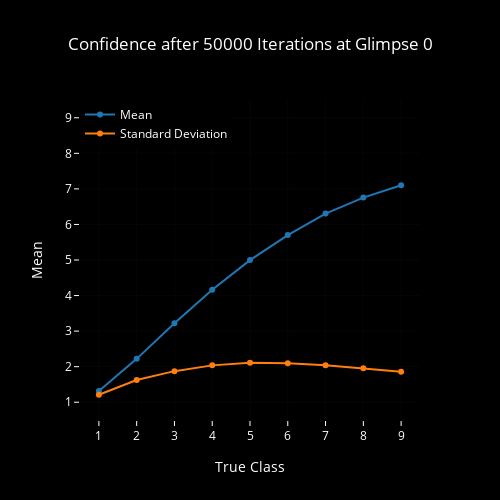
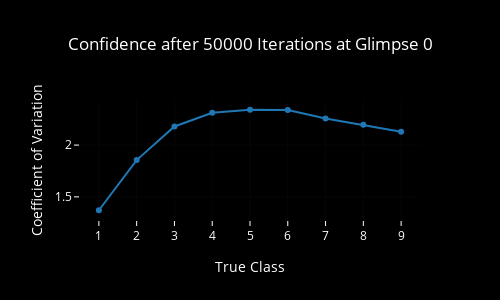
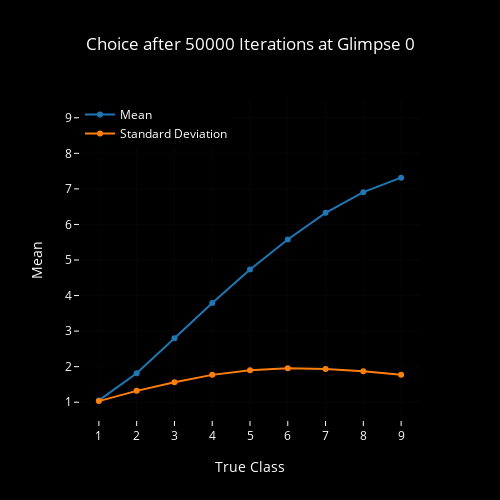
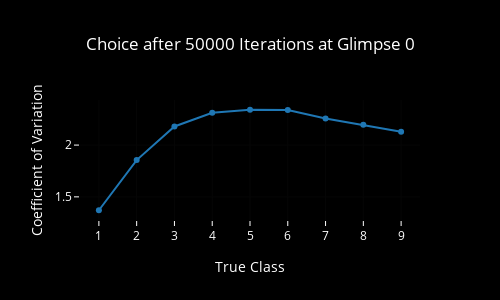

Notebook source saved alongside these figures, in order:
### Code cell
for i, it in enumerate(iter_list):
    for g, glimpse in enumerate(glimpse_list):
        plot_confidence_msdcv(i, it, g, glimpse)
        plot_choice_msdcv(i, it, g, glimpse)

### Figure 1 — Plotly figure (JSON) as saved in the notebook; plotly's stock layout.template omitted (floating-point values rounded to 4 significant figures)
{"data": [{"name": "Mean", "type": "scatter", "x": [1, 2, 3, 4, 5, 6, 7, 8, 9], "y": [1.316, 2.22, 3.224, 4.162, 4.997, 5.7, 6.306, 6.755, 7.104]}, {"name": "Standard Deviation", "type": "scatter", "x": [1, 2, 3, 4, 5, 6, 7, 8, 9], "y": [1.21, 1.627, 1.874, 2.036, 2.107, 2.099, 2.038, 1.957, 1.86]}], "layout": {"font": {"color": "#FFF"}, "height": 500, "legend": {"x": 0, "y": 1}, "paper_bgcolor": "#000", "plot_bgcolor": "#000", "title": "Confidence after 50000 Iterations at Glimpse 0", "titlefont": {"color": "#FFF"}, "width": 500, "xaxis": {"dtick": 1, "range": [0.5, 9.5], "tickcolor": "#FFF", "title": "True Class"}, "yaxis": {"dtick": 1, "range": [0.5, 9.5], "tickcolor": "#FFF", "title": "Mean"}, "yaxis2": {"dtick": 1, "overlaying": "y", "range": [0.5, 9.5], "side": "right", "tickcolor": "#FFF", "title": "Standard Deviation"}}}

### Figure 2 — Plotly figure (JSON) as saved in the notebook; plotly's stock layout.template omitted (floating-point values rounded to 4 significant figures)
{"data": [{"name": "Coefficient of Variation", "type": "scatter", "x": [1, 2, 3, 4, 5, 6, 7, 8, 9], "y": [1.371, 1.855, 2.18, 2.312, 2.341, 2.339, 2.256, 2.195, 2.128]}], "layout": {"font": {"color": "#FFF"}, "height": 300, "paper_bgcolor": "#000", "plot_bgcolor": "#000", "title": "Confidence after 50000 Iterations at Glimpse 0", "titlefont": {"color": "#FFF"}, "width": 500, "xaxis": {"dtick": 1, "range": [0.5, 9.5], "tickcolor": "#FFF", "title": "True Class"}, "yaxis": {"tickcolor": "#FFF", "title": "Coefficient of Variation"}}}

### Figure 3 — Plotly figure (JSON) as saved in the notebook; plotly's stock layout.template omitted (floating-point values rounded to 4 significant figures)
{"data": [{"name": "Mean", "type": "scatter", "x": [1, 2, 3, 4, 5, 6, 7, 8, 9], "y": [1.051, 1.816, 2.797, 3.792, 4.734, 5.578, 6.326, 6.908, 7.315]}, {"name": "Standard Deviation", "type": "scatter", "x": [1, 2, 3, 4, 5, 6, 7, 8, 9], "y": [1.032, 1.319, 1.564, 1.769, 1.897, 1.956, 1.935, 1.871, 1.77]}], "layout": {"font": {"color": "#FFF"}, "height": 500, "legend": {"x": 0, "y": 1}, "paper_bgcolor": "#000", "plot_bgcolor": "#000", "title": "Choice after 50000 Iterations at Glimpse 0", "titlefont": {"color": "#FFF"}, "width": 500, "xaxis": {"dtick": 1, "range": [0.5, 9.5], "tickcolor": "#FFF", "title": "True Class"}, "yaxis": {"dtick": 1, "range": [0.5, 9.5], "tickcolor": "#FFF", "title": "Mean"}, "yaxis2": {"dtick": 1, "overlaying": "y", "range": [0.5, 9.5], "side": "right", "tickcolor": "#FFF", "title": "Standard Deviation"}}}

### Figure 4 — Plotly figure (JSON) as saved in the notebook; plotly's stock layout.template omitted (floating-point values rounded to 4 significant figures)
{"data": [{"name": "Coefficient of Variation", "type": "scatter", "x": [1, 2, 3, 4, 5, 6, 7, 8, 9], "y": [1.371, 1.855, 2.18, 2.312, 2.341, 2.339, 2.256, 2.195, 2.128]}], "layout": {"font": {"color": "#FFF"}, "height": 300, "paper_bgcolor": "#000", "plot_bgcolor": "#000", "title": "Choice after 50000 Iterations at Glimpse 0", "titlefont": {"color": "#FFF"}, "width": 500, "xaxis": {"dtick": 1, "range": [0.5, 9.5], "tickcolor": "#FFF", "title": "True Class"}, "yaxis": {"tickcolor": "#FFF", "title": "Coefficient of Variation"}}}
